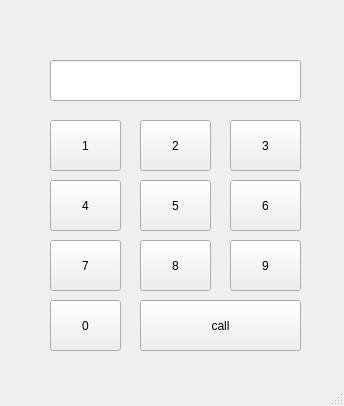
<?xml version="1.0" encoding="UTF-8"?>
<ui version="4.0">
 <class>MainWindow</class>
 <widget class="QMainWindow" name="MainWindow">
  <property name="geometry">
   <rect>
    <x>0</x>
    <y>0</y>
    <width>344</width>
    <height>406</height>
   </rect>
  </property>
  <property name="windowTitle">
   <string>MainWindow</string>
  </property>
  <widget class="QWidget" name="centralwidget">
   <widget class="QLineEdit" name="le1">
    <property name="geometry">
     <rect>
      <x>50</x>
      <y>60</y>
      <width>251</width>
      <height>41</height>
     </rect>
    </property>
    <property name="alignment">
     <set>Qt::AlignRight|Qt::AlignTrailing|Qt::AlignVCenter</set>
    </property>
   </widget>
   <widget class="QPushButton" name="pb1">
    <property name="geometry">
     <rect>
      <x>50</x>
      <y>120</y>
      <width>71</width>
      <height>51</height>
     </rect>
    </property>
    <property name="text">
     <string>1</string>
    </property>
   </widget>
   <widget class="QPushButton" name="pb2">
    <property name="geometry">
     <rect>
      <x>140</x>
      <y>120</y>
      <width>71</width>
      <height>51</height>
     </rect>
    </property>
    <property name="text">
     <string>2</string>
    </property>
   </widget>
   <widget class="QPushButton" name="pb3">
    <property name="geometry">
     <rect>
      <x>230</x>
      <y>120</y>
      <width>71</width>
      <height>51</height>
     </rect>
    </property>
    <property name="text">
     <string>3</string>
    </property>
   </widget>
   <widget class="QPushButton" name="pb6">
    <property name="geometry">
     <rect>
      <x>230</x>
      <y>180</y>
      <width>71</width>
      <height>51</height>
     </rect>
    </property>
    <property name="text">
     <string>6</string>
    </property>
   </widget>
   <widget class="QPushButton" name="pb4">
    <property name="geometry">
     <rect>
      <x>50</x>
      <y>180</y>
      <width>71</width>
      <height>51</height>
     </rect>
    </property>
    <property name="text">
     <string>4</string>
    </property>
   </widget>
   <widget class="QPushButton" name="pb5">
    <property name="geometry">
     <rect>
      <x>140</x>
      <y>180</y>
      <width>71</width>
      <height>51</height>
     </rect>
    </property>
    <property name="text">
     <string>5</string>
    </property>
   </widget>
   <widget class="QPushButton" name="pb9">
    <property name="geometry">
     <rect>
      <x>230</x>
      <y>240</y>
      <width>71</width>
      <height>51</height>
     </rect>
    </property>
    <property name="text">
     <string>9</string>
    </property>
   </widget>
   <widget class="QPushButton" name="pb7">
    <property name="geometry">
     <rect>
      <x>50</x>
      <y>240</y>
      <width>71</width>
      <height>51</height>
     </rect>
    </property>
    <property name="text">
     <string>7</string>
    </property>
   </widget>
   <widget class="QPushButton" name="pb8">
    <property name="geometry">
     <rect>
      <x>140</x>
      <y>240</y>
      <width>71</width>
      <height>51</height>
     </rect>
    </property>
    <property name="text">
     <string>8</string>
    </property>
   </widget>
   <widget class="QPushButton" name="pb0">
    <property name="geometry">
     <rect>
      <x>50</x>
      <y>300</y>
      <width>71</width>
      <height>51</height>
     </rect>
    </property>
    <property name="text">
     <string>0</string>
    </property>
   </widget>
   <widget class="QPushButton" name="pbcall">
    <property name="geometry">
     <rect>
      <x>140</x>
      <y>300</y>
      <width>161</width>
      <height>51</height>
     </rect>
    </property>
    <property name="text">
     <string>call</string>
    </property>
   </widget>
  </widget>
  <widget class="QMenuBar" name="menubar">
   <property name="geometry">
    <rect>
     <x>0</x>
     <y>0</y>
     <width>344</width>
     <height>21</height>
    </rect>
   </property>
  </widget>
  <widget class="QStatusBar" name="statusbar"/>
 </widget>
 <resources/>
 <connections/>
</ui>
